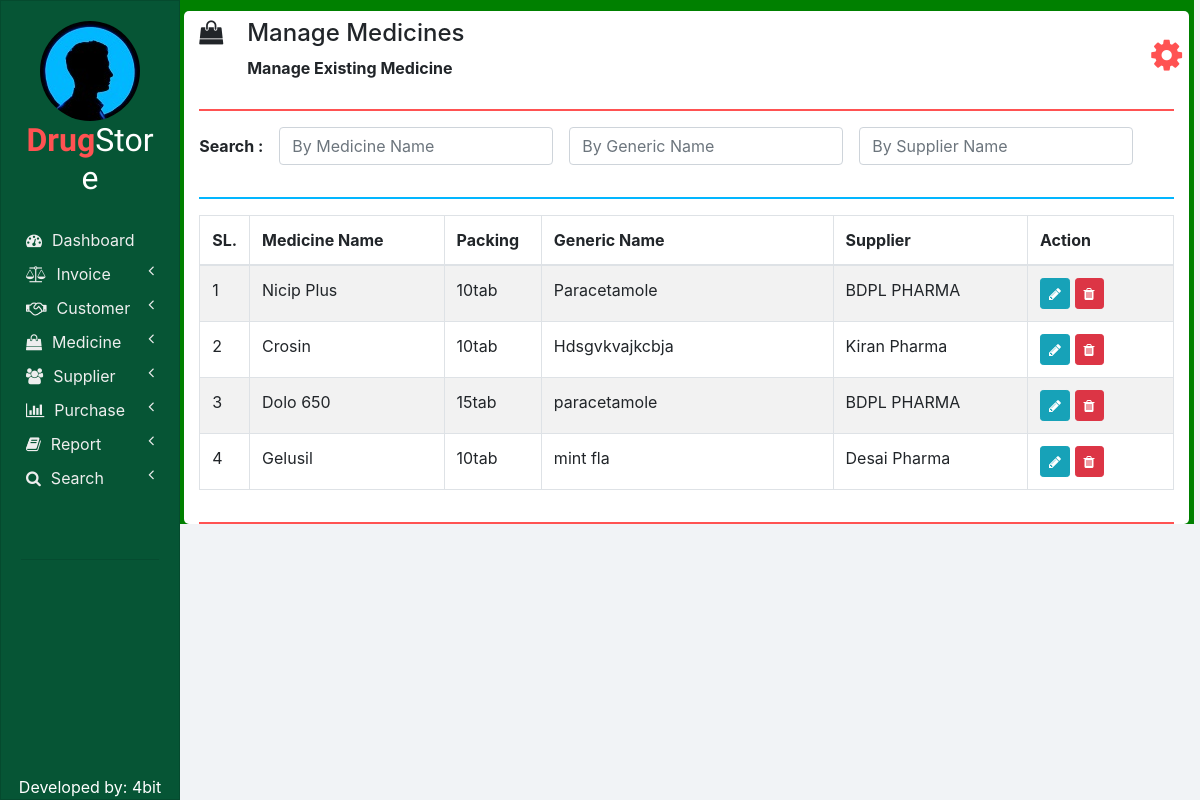
The page /manage_medicine.php on the database as committed earlier.
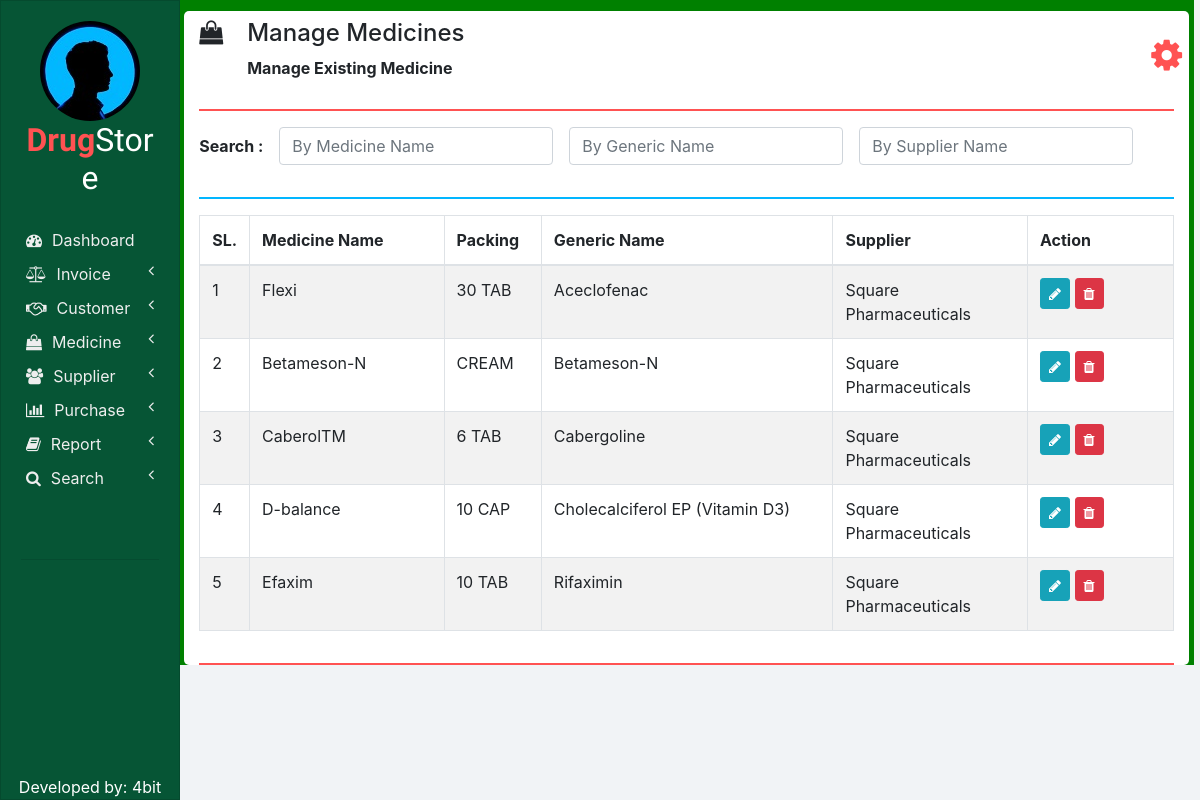
The same page on the database as committed later.
### tables this page shows
CREATE TABLE `medicines` (
  `ID` int(11) NOT NULL,
  `NAME` varchar(100) NOT NULL,
  `PACKING` varchar(20) NOT NULL,
  `GENERIC_NAME` varchar(100) NOT NULL,
  `SUPPLIER_NAME` varchar(100) NOT NULL
);

### php/manage_medicine.php (the view, shortened to what this page needs)
<?php
  function showMedicines($id) {
    require "db_connection.php";
    if($con) {
      $seq_no = 0;
      $query = "SELECT * FROM medicines";
      $result = mysqli_query($con, $query);
      while($row = mysqli_fetch_array($result)) {
        $seq_no++;
        if($row['ID'] == $id)
          showEditOptionsRow($seq_no, $row);
        else
          showMedicineRow($seq_no, $row);
      }
    }
  }
  function showMedicineRow($seq_no, $row) {
    ?>
    <tr>
      <td><?php echo $seq_no; ?></td>
      <td><?php echo $row['NAME']; ?></td>
      <td><?php echo $row['PACKING']; ?></td>
      <td><?php echo $row['GENERIC_NAME']; ?></td>
      <td><?php echo $row['SUPPLIER_NAME']; ?></td>
      <td>
        <button href="" class="btn btn-info btn-sm" onclick="editMedicine(<?php echo $row['ID']; ?>);">
          <i class="fa fa-pencil"></i>
        </button>
        <button class="btn btn-danger btn-sm" onclick="deleteMedicine(<?php echo $row['ID']; ?>);">
          <i class="fa fa-trash"></i>
        </button>
      </td>
    </tr>
    <?php
  }
  ?>

### manage_medicine.php (shortened to what this page needs)
<!DOCTYPE html>
<html lang="en" dir="ltr">
  <head>
    <link rel="stylesheet" href="bootstrap/css/bootstrap.min.css">
    <link rel="stylesheet" href="https://use.fontawesome.com/releases/v5.3.1/css/all.css">
    <link rel="stylesheet" href="https://cdnjs.cloudflare.com/ajax/libs/font-awesome/4.7.0/css/font-awesome.min.css">
    <link rel="stylesheet" href="css/sidenav.css">
    <link rel="stylesheet" href="css/home.css">
  </head>
  <body>
    <div class="container-fluid">
      <div class="container">
        <?php
          require "php/header.php";
          createHeader('shopping-bag', 'Manage Medicines', 'Manage Existing Medicine');
        ?>
        <div class="row">
          <div class="col-md-12 form-group form-inline">
            <label class="font-weight-bold" for="">Search :&emsp;</label>
            <input type="text" class="form-control" id="by_name" placeholder="By Medicine Name" onkeyup="searchMedicine(this.value, 'name');">
            &emsp;<input type="text" class="form-control" id="by_generic_name" placeholder="By Generic Name" onkeyup="searchMedicine(this.value, 'generic_name');">
            &emsp;<input type="text" class="form-control" id="by_suppliers_name" placeholder="By Supplier Name" onkeyup="searchMedicine(this.value, 'suppliers_name');">
          </div>
          <div class="col col-md-12">
            <hr class="col-md-12" style="padding: 0px; border-top: 2px solid  #02b6ff;">
          </div>
          <div class="col col-md-12 table-responsive">
            <div class="table-responsive">
            	<table class="table table-bordered table-striped table-hover">
            		<thead>
            			<tr>
            				<th style="width: 5%;">SL.</th>
            				<th style="width: 20%;">Medicine Name</th>
                    <th style="width: 10%;">Packing</th>
                    <th style="width: 30%;">Generic Name</th>
            				<th style="width: 20%;">Supplier</th>
                    <th style="width: 15%;">Action</th>
            			</tr>
            		</thead>
            		<tbody id="medicines_div">
                  <?php
                    require 'php/manage_medicine.php';
                    showMedicines(0);
                  ?>
            		</tbody>
            	</table>
            </div>
          </div>
        </div>
        <hr style="border-top: 2px solid #ff5252;">
      </div>
    </div>
  </body>
</html>

### php/header.php
<?php
  function createHeader($icon, $heading, $sub_heading) {
    echo '
    <section class="row content-header">
      <div class="header-title col-md-11">
        <p class="h4 pt-2"><i class="fa fa-'.$icon.'"></i>&emsp;'.$heading.'</p>
        &emsp;&emsp;&emsp;<small class="font-weight-bold h6">'.$sub_heading.'</small>
      </div>
      <div class="col-md-1 user_options">
        <button class="col col-md-1 m-3" onclick="showOptions();">
          <i class="fa fa-gear"></i>
        </button>
        <div id="mark"><i class="fa fa-play fa-rotate-270"></i></div>
        <ul id="options" class="options list-unstyled" style="display: none;">
          <li>
            <a href="my_profile.php"><i class="fa fa-user"></i><span>My Profile</span></a>
          </li>
          <li>
            <a href="change_password.php"><i class="fa fa-edit"></i><span>Change Password</span></a>
          </li>
          <li>
            <a href="logout.php"><i class="fa fa-key"></i><span>Logout</span></a>
          </li>
        </ul>
      </div>
    </section>
    <hr style="border-top: 2px solid #ff5252;">
    ';
  }
?>

### css/sidenav.css (style rules this page uses)
body { background-color: #f1f3f6; }
.sidenav { width: 15%; height: 100vh; background-color: #222222; position: fixed; z-index: 1; flex: 1 0 auto; }
.card { width: 100%; height: 100%; top: 0; border-radius: 0; background-color: #065535; }
.logo .logo-caption { font-family: 'Poiret One', cursive; color: #ffffff; text-align: center; margin-bottom: 25px; }
.logo .profile { margin-left: 50%; border-radius: 50%; transform: translate(-50%); }
.logo .tweak { color: #ff5252; font-weight: bold; }
.main-menu-item { padding: 5px 5px; cursor: pointer; }
.main-menu-item > a { color: #eeeeee; text-decoration: none; font-size: 16px; }
.main-menu-item > a > span { margin-left: 10px; }

### css/home.css (style rules this page uses)
html, body { height: 100vh; }
.container-fluid { margin-left: 14.5%; width: 85%; background: #008000; padding: 1px 0 0 0; flex: 1 0 auto; }
.container { margin: 0; max-width: 98.5%; margin: 1%; background-color: #ffffff; border-radius: 5px; }
.user_options button { max-width: 50px; max-height: 50px; font-size: 36px; background-color: #ffffff; color: #ff5252; border: none; outline: none; }

Rows that differ between the two databases and show on the page:
removed medicines: seq_no "1", NAME "Nicip Plus", PACKING "10tab", GENERIC_NAME "Paracetamole", SUPPLIER_NAME "BDPL PHARMA"
removed medicines: seq_no "2", NAME "Crosin", PACKING "10tab", GENERIC_NAME "Hdsgvkvajkcbja", SUPPLIER_NAME "Kiran Pharma"
removed medicines: seq_no "3", NAME "Dolo 650", PACKING "15tab", GENERIC_NAME "paracetamole", SUPPLIER_NAME "BDPL PHARMA"
removed medicines: seq_no "4", NAME "Gelusil", PACKING "10tab", GENERIC_NAME "mint fla", SUPPLIER_NAME "Desai Pharma"
added medicines: seq_no "1", NAME "Flexi", PACKING "30 TAB", GENERIC_NAME "Aceclofenac", SUPPLIER_NAME "Square Pharmaceuticals"
added medicines: seq_no "2", NAME "Betameson-N", PACKING "CREAM", GENERIC_NAME "Betameson-N", SUPPLIER_NAME "Square Pharmaceuticals"
added medicines: seq_no "3", NAME "CaberolTM", PACKING "6 TAB", GENERIC_NAME "Cabergoline", SUPPLIER_NAME "Square Pharmaceuticals"
added medicines: seq_no "4", NAME "D-balance", PACKING "10 CAP", GENERIC_NAME "Cholecalciferol EP (Vitamin D3)", SUPPLIER_NAME "Square Pharmaceuticals"
added medicines: seq_no "5", NAME "Efaxim", PACKING "10 TAB", GENERIC_NAME "Rifaximin", SUPPLIER_NAME "Square Pharmaceuticals"
